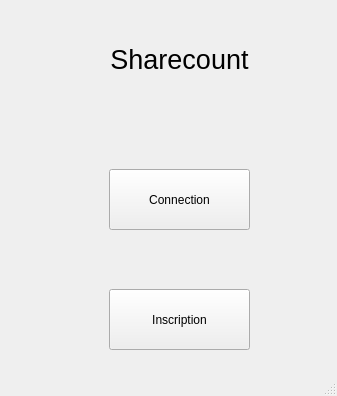
<?xml version="1.0" encoding="UTF-8"?>
<ui version="4.0">
 <class>MainWindow</class>
 <widget class="QMainWindow" name="MainWindow">
  <property name="geometry">
   <rect>
    <x>0</x>
    <y>0</y>
    <width>337</width>
    <height>396</height>
   </rect>
  </property>
  <property name="windowTitle">
   <string>MainWindow</string>
  </property>
  <widget class="QWidget" name="centralwidget">
   <layout class="QVBoxLayout" name="verticalLayout">
    <item>
     <widget class="QStackedWidget" name="pages">
      <widget class="QWidget" name="launch">
       <widget class="QPushButton" name="seconnecter">
        <property name="geometry">
         <rect>
          <x>100</x>
          <y>160</y>
          <width>141</width>
          <height>61</height>
         </rect>
        </property>
        <property name="text">
         <string>Connection</string>
        </property>
       </widget>
       <widget class="QPushButton" name="sinscrire">
        <property name="geometry">
         <rect>
          <x>100</x>
          <y>280</y>
          <width>141</width>
          <height>61</height>
         </rect>
        </property>
        <property name="text">
         <string>Inscription</string>
        </property>
       </widget>
       <widget class="QLabel" name="titre">
        <property name="geometry">
         <rect>
          <x>0</x>
          <y>30</y>
          <width>341</width>
          <height>41</height>
         </rect>
        </property>
        <property name="font">
         <font>
          <pointsize>20</pointsize>
          <weight>50</weight>
          <bold>false</bold>
         </font>
        </property>
        <property name="autoFillBackground">
         <bool>true</bool>
        </property>
        <property name="text">
         <string>Sharecount</string>
        </property>
        <property name="scaledContents">
         <bool>false</bool>
        </property>
        <property name="alignment">
         <set>Qt::AlignCenter</set>
        </property>
       </widget>
      </widget>
      <widget class="QWidget" name="connection">
       <widget class="QLabel" name="l_Pseudo">
        <property name="geometry">
         <rect>
          <x>50</x>
          <y>130</y>
          <width>111</width>
          <height>51</height>
         </rect>
        </property>
        <property name="text">
         <string>Pseudonyme :</string>
        </property>
       </widget>
       <widget class="QLineEdit" name="co_mdp">
        <property name="geometry">
         <rect>
          <x>50</x>
          <y>220</y>
          <width>231</width>
          <height>31</height>
         </rect>
        </property>
        <property name="echoMode">
         <enum>QLineEdit::Password</enum>
        </property>
       </widget>
       <widget class="QLineEdit" name="co_pseudo">
        <property name="geometry">
         <rect>
          <x>50</x>
          <y>170</y>
          <width>231</width>
          <height>31</height>
         </rect>
        </property>
       </widget>
       <widget class="QLabel" name="label_2">
        <property name="geometry">
         <rect>
          <x>50</x>
          <y>200</y>
          <width>121</width>
          <height>16</height>
         </rect>
        </property>
        <property name="text">
         <string>Mot de passe :</string>
        </property>
       </widget>
       <widget class="QLabel" name="label">
        <property name="geometry">
         <rect>
          <x>0</x>
          <y>40</y>
          <width>341</width>
          <height>41</height>
         </rect>
        </property>
        <property name="font">
         <font>
          <pointsize>20</pointsize>
          <weight>50</weight>
          <bold>false</bold>
         </font>
        </property>
        <property name="autoFillBackground">
         <bool>true</bool>
        </property>
        <property name="text">
         <string>Sharecount</string>
        </property>
        <property name="scaledContents">
         <bool>false</bool>
        </property>
        <property name="alignment">
         <set>Qt::AlignCenter</set>
        </property>
       </widget>
       <widget class="QPushButton" name="connecter">
        <property name="geometry">
         <rect>
          <x>110</x>
          <y>290</y>
          <width>121</width>
          <height>41</height>
         </rect>
        </property>
        <property name="text">
         <string>Se connecter</string>
        </property>
       </widget>
       <widget class="QLabel" name="co_err">
        <property name="geometry">
         <rect>
          <x>20</x>
          <y>340</y>
          <width>311</width>
          <height>16</height>
         </rect>
        </property>
        <property name="text">
         <string/>
        </property>
        <property name="scaledContents">
         <bool>true</bool>
        </property>
       </widget>
      </widget>
      <widget class="QWidget" name="inscription">
       <widget class="QLineEdit" name="in_mdp">
        <property name="geometry">
         <rect>
          <x>50</x>
          <y>230</y>
          <width>231</width>
          <height>31</height>
         </rect>
        </property>
        <property name="echoMode">
         <enum>QLineEdit::Password</enum>
        </property>
       </widget>
       <widget class="QLineEdit" name="in_pseudo">
        <property name="geometry">
         <rect>
          <x>50</x>
          <y>180</y>
          <width>231</width>
          <height>31</height>
         </rect>
        </property>
       </widget>
       <widget class="QLabel" name="label_3">
        <property name="geometry">
         <rect>
          <x>50</x>
          <y>210</y>
          <width>121</width>
          <height>16</height>
         </rect>
        </property>
        <property name="text">
         <string>Mot de passe :</string>
        </property>
       </widget>
       <widget class="QLabel" name="l_Pseudo_2">
        <property name="geometry">
         <rect>
          <x>50</x>
          <y>140</y>
          <width>111</width>
          <height>51</height>
         </rect>
        </property>
        <property name="text">
         <string>Pseudonyme :</string>
        </property>
       </widget>
       <widget class="QLabel" name="label_4">
        <property name="geometry">
         <rect>
          <x>0</x>
          <y>20</y>
          <width>341</width>
          <height>41</height>
         </rect>
        </property>
        <property name="font">
         <font>
          <pointsize>20</pointsize>
          <weight>50</weight>
          <bold>false</bold>
         </font>
        </property>
        <property name="autoFillBackground">
         <bool>true</bool>
        </property>
        <property name="text">
         <string>Sharecount</string>
        </property>
        <property name="scaledContents">
         <bool>false</bool>
        </property>
        <property name="alignment">
         <set>Qt::AlignCenter</set>
        </property>
       </widget>
       <widget class="QPushButton" name="inscrire">
        <property name="geometry">
         <rect>
          <x>110</x>
          <y>290</y>
          <width>121</width>
          <height>41</height>
         </rect>
        </property>
        <property name="text">
         <string>Se connecter</string>
        </property>
       </widget>
       <widget class="QLineEdit" name="in_email">
        <property name="geometry">
         <rect>
          <x>50</x>
          <y>120</y>
          <width>231</width>
          <height>31</height>
         </rect>
        </property>
       </widget>
       <widget class="QLabel" name="label_5">
        <property name="geometry">
         <rect>
          <x>50</x>
          <y>100</y>
          <width>121</width>
          <height>16</height>
         </rect>
        </property>
        <property name="text">
         <string>Adresse e-mail :</string>
        </property>
       </widget>
       <widget class="QLabel" name="in_erreur">
        <property name="geometry">
         <rect>
          <x>30</x>
          <y>350</y>
          <width>271</width>
          <height>21</height>
         </rect>
        </property>
        <property name="text">
         <string/>
        </property>
        <property name="scaledContents">
         <bool>true</bool>
        </property>
       </widget>
      </widget>
      <widget class="QWidget" name="gestion_groupes">
       <widget class="QSplitter" name="splitter">
        <property name="geometry">
         <rect>
          <x>10</x>
          <y>0</y>
          <width>301</width>
          <height>25</height>
         </rect>
        </property>
        <property name="orientation">
         <enum>Qt::Horizontal</enum>
        </property>
        <widget class="QPushButton" name="b_groupes">
         <property name="text">
          <string>Mes événements</string>
         </property>
        </widget>
        <widget class="QPushButton" name="b_depenses">
         <property name="text">
          <string>Mes dépenses</string>
         </property>
        </widget>
       </widget>
       <widget class="QPushButton" name="ajout_groupe">
        <property name="geometry">
         <rect>
          <x>170</x>
          <y>310</y>
          <width>131</width>
          <height>25</height>
         </rect>
        </property>
        <property name="text">
         <string>Ajouter un groupe</string>
        </property>
       </widget>
       <widget class="QWidget" name="verticalLayoutWidget">
        <property name="geometry">
         <rect>
          <x>30</x>
          <y>40</y>
          <width>271</width>
          <height>241</height>
         </rect>
        </property>
        <layout class="QVBoxLayout" name="groupes">
         <property name="sizeConstraint">
          <enum>QLayout::SetFixedSize</enum>
         </property>
        </layout>
       </widget>
      </widget>
      <widget class="QWidget" name="gestion_evenements">
       <widget class="QListView" name="gr_events">
        <property name="geometry">
         <rect>
          <x>10</x>
          <y>30</y>
          <width>301</width>
          <height>261</height>
         </rect>
        </property>
       </widget>
       <widget class="QPushButton" name="ajout_event">
        <property name="geometry">
         <rect>
          <x>180</x>
          <y>310</y>
          <width>131</width>
          <height>25</height>
         </rect>
        </property>
        <property name="text">
         <string>Ajout événement</string>
        </property>
       </widget>
       <widget class="QSplitter" name="splitter_2">
        <property name="geometry">
         <rect>
          <x>20</x>
          <y>0</y>
          <width>267</width>
          <height>25</height>
         </rect>
        </property>
        <property name="orientation">
         <enum>Qt::Horizontal</enum>
        </property>
        <widget class="QPushButton" name="participants">
         <property name="text">
          <string>Participants</string>
         </property>
        </widget>
        <widget class="QPushButton" name="events">
         <property name="text">
          <string>Evénements</string>
         </property>
        </widget>
        <widget class="QPushButton" name="cagnotte">
         <property name="text">
          <string>Cagnotte</string>
         </property>
        </widget>
       </widget>
      </widget>
      <widget class="QWidget" name="ajoutgroupe">
       <widget class="QLineEdit" name="nom_groupe">
        <property name="geometry">
         <rect>
          <x>20</x>
          <y>170</y>
          <width>281</width>
          <height>25</height>
         </rect>
        </property>
       </widget>
       <widget class="QLabel" name="label_6">
        <property name="geometry">
         <rect>
          <x>20</x>
          <y>140</y>
          <width>191</width>
          <height>17</height>
         </rect>
        </property>
        <property name="text">
         <string>Nom du nouveau groupe :</string>
        </property>
       </widget>
       <widget class="QPushButton" name="ok_groupes">
        <property name="geometry">
         <rect>
          <x>190</x>
          <y>200</y>
          <width>89</width>
          <height>25</height>
         </rect>
        </property>
        <property name="text">
         <string>Valider</string>
        </property>
       </widget>
      </widget>
      <widget class="QWidget" name="ajoutEvents">
       <widget class="QPushButton" name="ok_event">
        <property name="geometry">
         <rect>
          <x>170</x>
          <y>260</y>
          <width>89</width>
          <height>25</height>
         </rect>
        </property>
        <property name="text">
         <string>Valider</string>
        </property>
       </widget>
       <widget class="QSplitter" name="splitter_3">
        <property name="geometry">
         <rect>
          <x>30</x>
          <y>160</y>
          <width>242</width>
          <height>26</height>
         </rect>
        </property>
        <property name="orientation">
         <enum>Qt::Horizontal</enum>
        </property>
        <widget class="QLabel" name="label_8">
         <property name="text">
          <string>Du</string>
         </property>
        </widget>
        <widget class="QDateEdit" name="dateDeb"/>
        <widget class="QLabel" name="label_7">
         <property name="text">
          <string>à</string>
         </property>
        </widget>
        <widget class="QDateEdit" name="dateFin"/>
       </widget>
       <widget class="QSplitter" name="splitter_4">
        <property name="geometry">
         <rect>
          <x>30</x>
          <y>90</y>
          <width>211</width>
          <height>51</height>
         </rect>
        </property>
        <property name="orientation">
         <enum>Qt::Vertical</enum>
        </property>
        <widget class="QLabel" name="label_9">
         <property name="text">
          <string>Nom de l'événement :</string>
         </property>
        </widget>
        <widget class="QLineEdit" name="nom_event"/>
       </widget>
      </widget>
     </widget>
    </item>
   </layout>
  </widget>
  <widget class="QMenuBar" name="menubar">
   <property name="geometry">
    <rect>
     <x>0</x>
     <y>0</y>
     <width>337</width>
     <height>22</height>
    </rect>
   </property>
  </widget>
  <widget class="QStatusBar" name="statusbar"/>
 </widget>
 <resources/>
 <connections/>
</ui>
